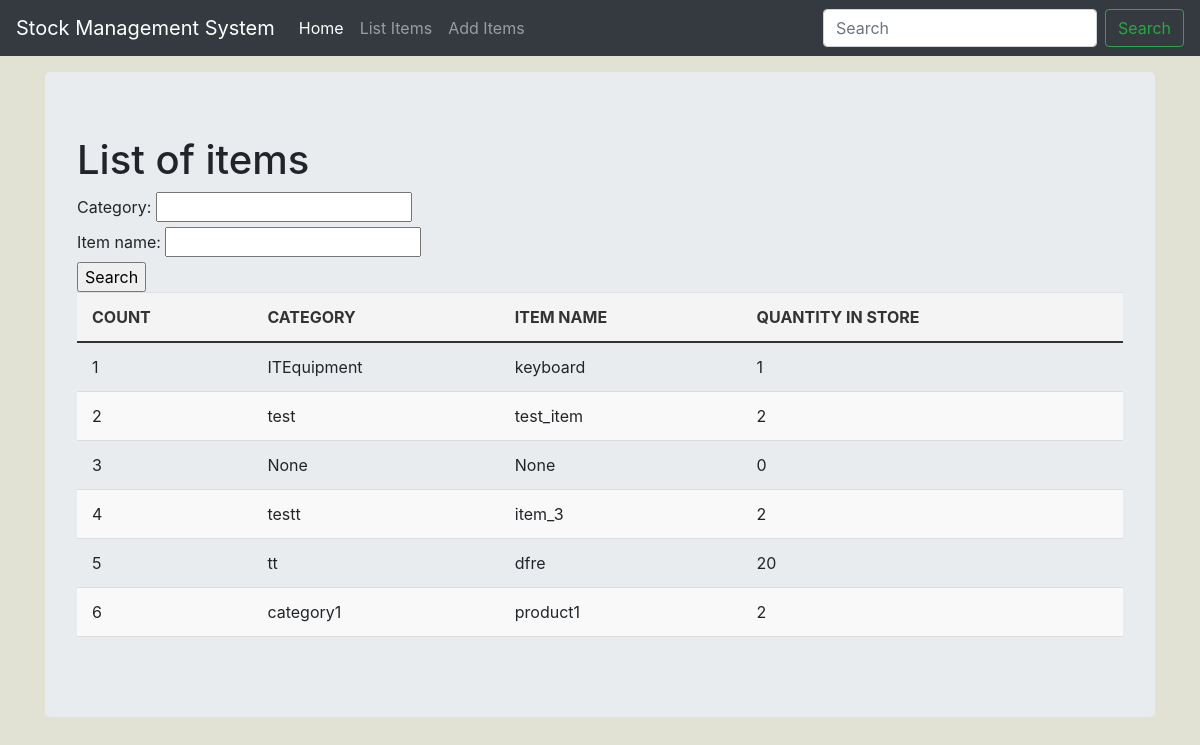
/list_items, run on an earlier commit of the app's database.
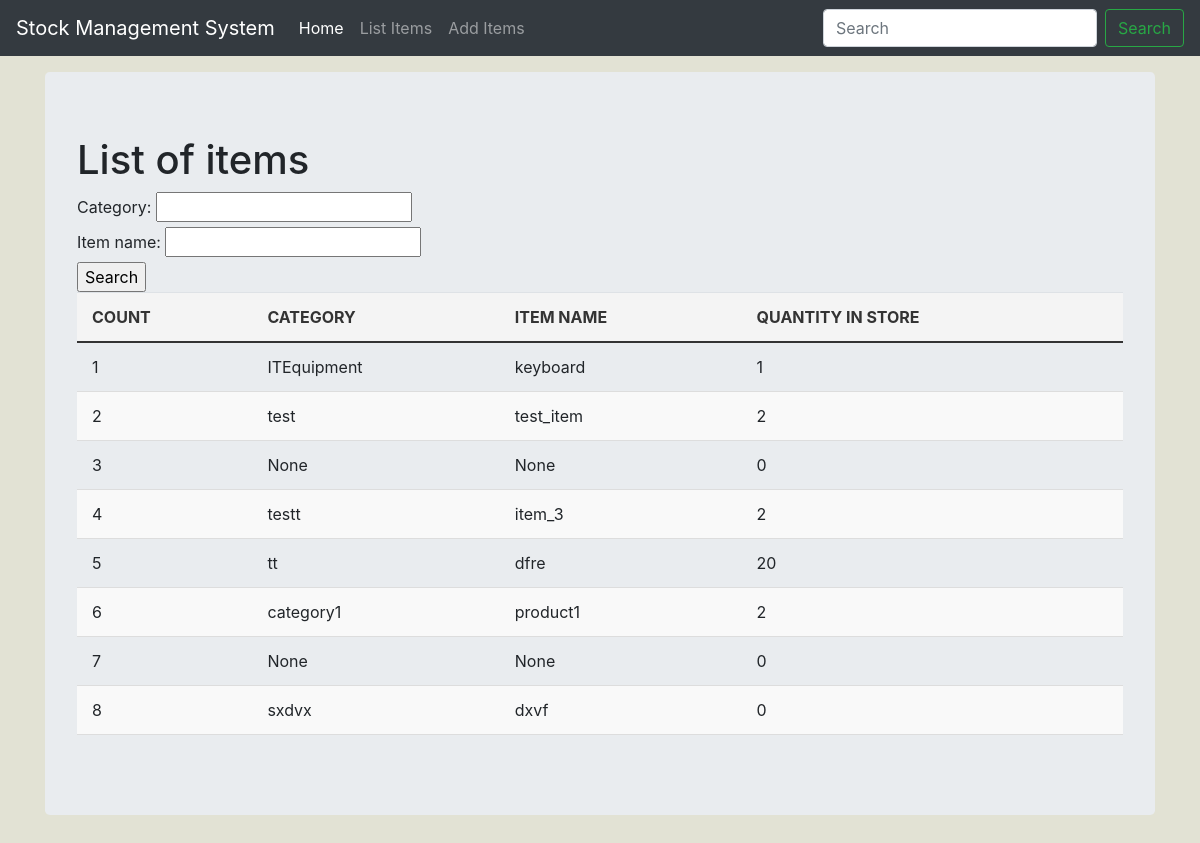
And on a later commit of the database.
### api/models.py (models this page shows, shortened)
class Stock(models.Model):
    category = models.CharField(max_length=50, blank=False, null=True)
    item_name = models.CharField(max_length=50, blank=True, null=True)
    quantity = models.IntegerField(default="0", blank=True, null=True)
    receive_quantity = models.IntegerField(default="0", blank=True, null=True)
    receive_by = models.CharField(max_length=50, blank=True, null=True)
    issue_quantity = models.IntegerField(default="0", blank=True, null=True)
    issue_by = models.CharField(max_length=50, blank=True, null=True)
    issue_to = models.CharField(max_length=50, blank=True, null=True)
    phone_number = models.CharField(max_length=50, blank=True, null=True)
    created_by = models.CharField(max_length=50, blank=True, null=True)
    reorder_level = models.IntegerField(default="0", blank=True, null=True)
    last_updated = models.DateTimeField(auto_now_add=False, auto_now=True)
    export_to_csv = models.BooleanField(default=False)

### api/views.py (the view)
# urls.py: path("list_items", views.list_items, name="list_items"),
def list_items(request):
    header = "List of items"
    form = StockSearchForm(request.POST or None)
    queryset = Stock.objects.all()
    context = {"header": header, "queryset": queryset, "form": form}
    if request.method == "POST":
        queryset = Stock.objects.filter(
            category__icontains=form["category"].value(),
            item_name__icontains=form["item_name"].value(),
        )
        context = {"form": form, "header": header, "queryset": queryset}
    return render(request, "list_items.html", context)

### api/forms.py
class StockSearchForm(forms.ModelForm):
    class Meta:
        model = Stock
        fields = ["category", "item_name"]

### api/templates/list_items.html (shortened to what this page needs)
{% load static %}
<!doctype html>
<html lang="en">
<head>
    <link href="{% static 'css/bootstrap.min.css' %}" rel="stylesheet">
    <link href="{% static 'css/stylesheet.css' %}" rel="stylesheet">
    <link href="navbar-top-fixed.css" rel="stylesheet">
</head>
<body>
    {% include 'navbar.html' %}
    <main role="main" class="container">
        <div class="jumbotron">
            <h1>{{header}}</h1>
            <form method="POST" action="">
                {{form}}
                <input type="submit" value="Search" />
            </form>
            <table class="table" aria-label="table">
                <thead>
                    <tr>
                        <th>COUNT</th>
                        <th>CATEGORY</th>
                        <th>ITEM NAME</th>
                        <th>QUANTITY IN STORE</th>
                    </tr>
                </thead>
                {% for instance in queryset %}
                <tr>
                    <td>{{forloop.counter}}</td>
                    <td>{{instance.category}}</td>
                    <td>{{instance.item_name}}</td>
                    <td>{{instance.quantity}}</td>
                </tr>
                {% endfor %}
            </table>
        </div>
    </main>
</body>
</html>

What changed in the data, as far as the page shows it:
added Stock: category "None", item_name "None", quantity "0"
added Stock: category "sxdvx", item_name "dxvf", quantity "0"
